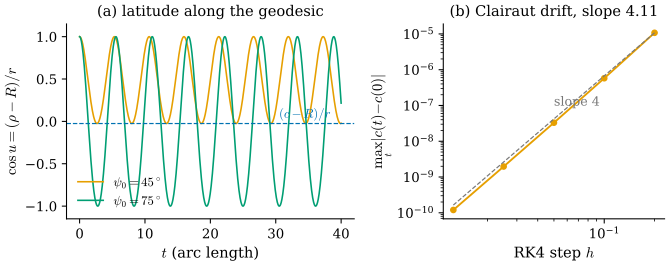

Source code (Python):
"""Figure 44.5.2: Clairaut's relation and the accuracy of RK4 (Section 44.5, Example 44.5.9, Implementation box).

Same two torus geodesics as Figure 44.5.1 ((R, r) = (2, 0.8), psi_0 = 45 and 75 degrees).
(a) u(t) (mod 2 pi, shown as cos u, i.e. (rho - R)/r) for t in [0, 40]: psi_0 = 45 deg (orange) oscillates between
    cos u = 1 and cos u = (c - R)/r = -0.0251 (blue dashed); psi_0 = 75 deg (green) reaches cos u = -1 (inner equator).
(b) the drift max_t |c(t) - c(0)| of the Clairaut quantity c = rho^2 dv/dt over t in [0, 20] against the RK4 step h,
    for psi_0 = 45 deg; gray dashed: slope 4.
Self-checks: the fitted slope in (b) is between 3.5 and 4.5.

Run from the project root: PYTHONPATH=tools python3 chapters/44-discrete-geodesics/figures/fig-44-5-2-conservation.py
"""

import pathlib
import sys

import dgfig
import dgsym

dgfig.setup()
import matplotlib.pyplot as plt  # noqa: E402
import numpy as np  # noqa: E402

sys.path.insert(0, str(pathlib.Path(__file__).resolve().parents[1] / "lib"))
import ch44  # noqa: E402

col = dgfig.COLORS
to = dgsym.EXAMPLES["torus"]
X = to["expr"].subs(dict(zip(to["params"], (2, 0.8))))
ts = np.linspace(0, 40, 8001)
fig, (axa, axb) = plt.subplots(1, 2, figsize=(7.0, 2.9), gridspec_kw={"width_ratios": [1.3, 1.0]})
for psi, c_ in ((np.pi / 4, col["accent"]), (5 * np.pi / 12, col["third"])):
    C, W, P = ch44.surface_geodesic(X, to["coords"], {}, np.array([0.0, 0.0]),
                                    np.array([np.sin(psi) / 0.8, np.cos(psi) / 2.8]), ts)
    axa.plot(ts, np.cos(C[:, 0]), color=c_, lw=1.2, label=rf"$\psi_0 = {np.degrees(psi):.0f}^\circ$")
cturn = (2.8 * np.cos(np.pi / 4) - 2) / 0.8
axa.axhline(cturn, color=col["tangent"], lw=0.9, ls="--")
axa.text(30.5, cturn + 0.07, r"$(c - R)/r$", fontsize=9.5, color=col["tangent"])
axa.set_xlabel(r"$t$ (arc length)")
axa.set_ylabel(r"$\cos u = (\rho - R)/r$")
axa.set_ylim(-1.15, 1.15)
axa.legend(frameon=False, loc="lower left", fontsize=9.5)
axa.spines[["top", "right"]].set_visible(False)
axa.set_title("(a) latitude along the geodesic", fontsize=11)
hs, drift = [], []
for n in (100, 200, 400, 800, 1600):
    tq = np.linspace(0, 20, n + 1)
    C, W, P = ch44.surface_geodesic(X, to["coords"], {}, np.array([0.0, 0.0]),
                                    np.array([np.sin(np.pi / 4) / 0.8, np.cos(np.pi / 4) / 2.8]), tq)
    cl = (2 + 0.8 * np.cos(C[:, 0])) ** 2 * W[:, 1]
    hs.append(20 / n)
    drift.append(np.abs(cl - cl[0]).max())
slope = np.polyfit(np.log(hs), np.log(drift), 1)[0]
assert 3.5 < slope < 4.5, slope
print("RK4 drift:", [f"{d_:.1e}" for d_ in drift], f"slope {slope:.2f}")
axb.loglog(hs, drift, "o-", color=col["accent"], lw=1.4, ms=4)
hh = np.array([hs[0], hs[-1]])
axb.loglog(hh, drift[0] * (hh / hs[0]) ** 4, color=col["aux"], lw=0.9, ls="--")
axb.text(hs[2], drift[2] * 3, "slope 4", fontsize=9.5, color=col["aux"])
axb.set_xlabel(r"RK4 step $h$")
axb.set_ylabel(r"$\max_t|c(t) - c(0)|$")
axb.spines[["top", "right"]].set_visible(False)
axb.set_title(f"(b) Clairaut drift, slope {slope:.2f}", fontsize=11)
fig.subplots_adjust(left=0.09, right=0.98, top=0.88, bottom=0.18, wspace=0.35)
dgfig.save(fig, __file__)
